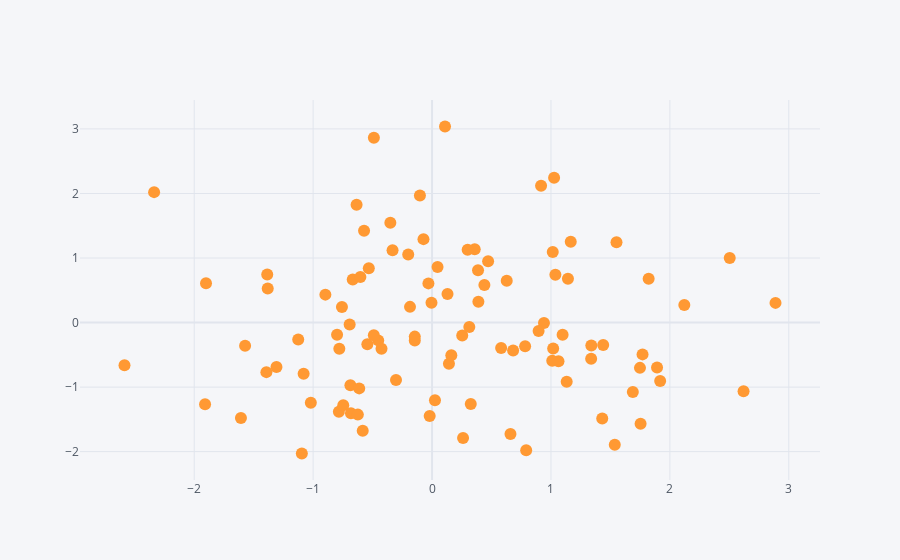

The notebook cell saved with this chart:
### Code cell
df.iplot(kind='scatter', x='A', y='B', mode='markers')
